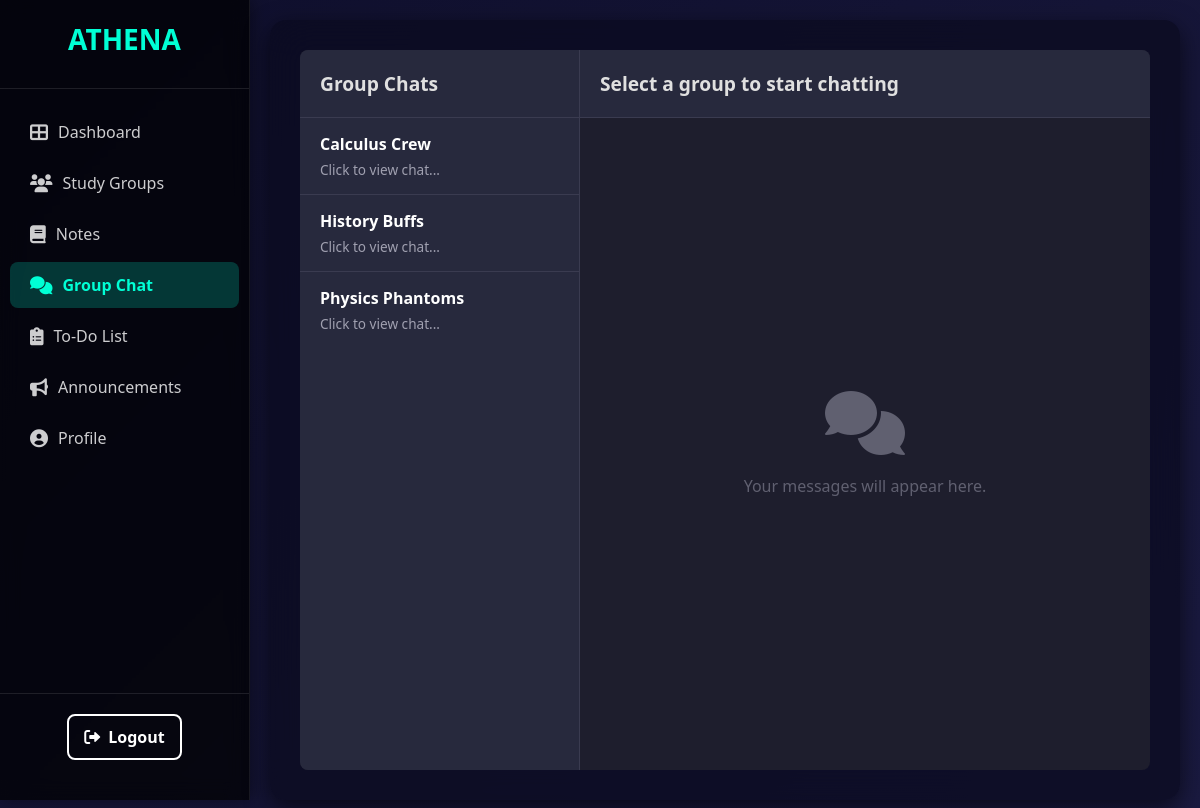
Screenshot of /users/dashboard/chat_box/group_chat.php (signed in) with the database file from the repository.
### tables this page shows
CREATE TABLE `study_group` (
  `group_id` int(11) NOT NULL,
  `group_name` varchar(100) NOT NULL,
  `description` text DEFAULT NULL,
  `user_id` int(11) NOT NULL,
  `approved` tinyint(1) DEFAULT 0,
  `created_at` datetime DEFAULT current_timestamp()
);

### users/dashboard/chat_box/group_chat.php (the view, shortened to what this page needs)
<?php
require '../../connect.php';
$user_id = $_SESSION['user_id'];
$groups_query = "
    SELECT sg.group_id, sg.group_name
    FROM study_group sg
    JOIN group_members gm ON sg.group_id = gm.group_id
    WHERE gm.user_id = ? AND sg.approved = 1
    ORDER BY sg.group_name ASC
";
$stmt_groups = $conn->prepare($groups_query);
$stmt_groups->bind_param("i", $user_id);
$stmt_groups->execute();
$groups_result = $stmt_groups->get_result();
$joined_groups = [];
while ($row = $groups_result->fetch_assoc()) {
    $joined_groups[] = $row;
}
?>
<!DOCTYPE html>
<html lang="en">
<head>
  <link rel="stylesheet" href="../panelstyle.css">
  <link rel="stylesheet" href="chat_style.css">
  <link rel="stylesheet" href="https://cdnjs.cloudflare.com/ajax/libs/font-awesome/6.0.0-beta3/css/all.min.css">
</head>
<body>
  <div class="dashboard-wrapper">
    <aside class="sidebar">
      <div class="sidebar-header"><div class="logo">ATHENA</div></div>
      <nav class="sidebar-nav">
        <ul>
          <li><a href="../user_panel.php"><i class="fas fa-th-large"></i> Dashboard</a></li>
          <li><a href="../study_groups/study_group.php"><i class="fas fa-users"></i> Study Groups</a></li>
          <li><a href="../notes/notes.php"><i class="fas fa-book"></i> Notes</a></li>
          <li class="active"><a href="group_chat.php"><i class="fas fa-comments"></i> Group Chat</a></li>
          <li><a href="../to-do/to-do.php"><i class="fas fa-clipboard-list"></i> To-Do List</a></li>
          <li><a href="../announcements/u_announcements.php"><i class="fas fa-bullhorn"></i> Announcements</a></li>
          <li><a href="../profile/profile_page.php"><i class="fas fa-user-circle"></i> Profile</a></li>
        </ul>
      </nav>
      <div class="sidebar-footer"><a href="../../user_logout.php" class="logout-btn"><i class="fas fa-sign-out-alt"></i> Logout</a></div>
    </aside>
    <main class="main-content">
        <div class="chat-container">
            <div class="chat-sidebar">
                <div class="chat-sidebar-header"><h3>Group Chats</h3></div>
                <ul class="group-list">
                    <?php if (!empty($joined_groups)): ?>
                        <?php foreach ($joined_groups as $group): ?>
                            <li class="group-item" data-group-id="<?= $group['group_id'] ?>" data-group-name="<?= htmlspecialchars($group['group_name']) ?>">
                                <div class="group-info">
                                    <p class="group-name"><?= htmlspecialchars($group['group_name']) ?></p>
                                    <p class="group-last-message">Click to view chat...</p>
                                </div>
                            </li>
                        <?php endforeach; ?>
                    <?php else: ?>
                        <li class="no-groups">You haven't joined any groups yet.</li>
                    <?php endif; ?>
                </ul>
            </div>
            <div class="chat-main">
                <div class="chat-header">
                    <h3 id="current-group-name">Select a group to start chatting</h3>
                </div>
                <div class="chat-messages" id="chat-messages-container">
                    <div class="no-group-selected">
                        <i class="fas fa-comments"></i>
                        <p>Your messages will appear here.</p>
                    </div>
                </div>
            </div>
        </div>
    </main>
  </div>
</body>
</html>

### users/dashboard/panelstyle.css (style rules this page uses)
* { margin: 0; padding: 0; box-sizing: border-box; font-family: 'Segoe UI', sans-serif; }
body { background: linear-gradient(135deg, #0f0f2c, #1a1a40); color: white; min-height: 100vh; display: flex; }
a { text-decoration: none; color: inherit; }
.dashboard-wrapper { display: flex; width: 100%; min-height: 100vh; }
.sidebar { width: 250px; background-color: rgba(0, 0, 0, 0.7); backdrop-filter: blur(10px); box-shadow: 2px 0 15px rgba(0, 0, 0, 0.4); display: flex; flex-direction: column; padding: 20px 0; position: sticky; top: 0; height: 100vh; border-right: 1px solid rgba(255, 255, 255, 0.08); }
.sidebar-header { padding: 0 20px 30px; border-bottom: 1px solid rgba(255, 255, 255, 0.1); margin-bottom: 20px; }
.sidebar-header .logo { font-size: 28px; font-weight: bold; color: #00ffd5; text-align: center; }
.sidebar-nav ul { list-style: none; padding: 0; }
.sidebar-nav li { margin-bottom: 5px; }
.sidebar-nav li a { display: flex; align-items: center; padding: 12px 20px; color: rgba(255, 255, 255, 0.8); font-size: 16px; transition: background-color 0.2s ease, color 0.2s ease; border-radius: 8px; margin: 0 10px; }
.sidebar-nav li a i { margin-right: 10px; font-size: 18px; }
.sidebar-nav li.active a { background-color: rgba(0, 255, 213, 0.2); color: #00ffd5; font-weight: bold; }
.sidebar-footer { margin-top: auto; padding: 20px; border-top: 1px solid rgba(255, 255, 255, 0.1); text-align: center; }
.logout-btn { background-color: transparent; border: 2px solid white; color: white; padding: 10px 15px; border-radius: 8px; display: inline-flex; align-items: center; font-weight: bold; transition: background-color 0.3s ease, color 0.3s ease, transform 0.2s ease; }
.logout-btn i { margin-right: 8px; }
.main-content { flex-grow: 1; padding: 30px; background-color: rgba(10, 10, 30, 0.7); backdrop-filter: blur(20px); border-radius: 16px; margin: 20px; box-shadow: 0 8px 24px rgba(0, 0, 0, 0.6); }
.group-item, .task-item, .note-item, .report-item { display: flex; justify-content: space-between; align-items: center; padding: 15px 0; border-bottom: 1px solid rgba(255, 255, 255, 0.08); }
.group-item:last-child, .task-item:last-child, .note-item:last-child, .report-item:last-child { border-bottom: none; }

### users/dashboard/chat_box/chat_style.css (style rules this page uses)
.chat-container { display: flex; height: calc(100vh - 80px); width: 100%; background-color: #1e1e2d; border-radius: 8px; overflow: hidden; }
.chat-sidebar { width: 30%; min-width: 280px; background-color: #27293d; border-right: 1px solid #3a3b50; display: flex; flex-direction: column; }
.chat-main { width: 70%; display: flex; flex-direction: column; }
.chat-sidebar-header { padding: 20px; border-bottom: 1px solid #3a3b50; }
.chat-sidebar-header h3 { color: #e0e0e0; margin: 0; font-size: 1.2rem; }
.group-list { list-style: none; padding: 0; margin: 0; overflow-y: auto; flex-grow: 1; }
.group-item { padding: 15px 20px; cursor: pointer; border-bottom: 1px solid #3a3b50; transition: background-color 0.2s ease; }
.group-info .group-name { color: #ffffff; font-weight: bold; margin: 0 0 5px 0; }
.group-info .group-last-message { color: #a0a0b0; font-size: 0.85rem; margin: 0; white-space: nowrap; overflow: hidden; text-overflow: ellipsis; }
.chat-header { padding: 20px; background-color: #27293d; border-bottom: 1px solid #3a3b50; color: #e0e0e0; display: flex; justify-content: space-between; align-items: center; }
.chat-header h3 { margin: 0; font-size: 1.2rem; }
.chat-messages { flex-grow: 1; padding: 20px; overflow-y: auto; display: flex; flex-direction: column; }
.no-group-selected { display: flex; flex-direction: column; justify-content: center; align-items: center; height: 100%; color: #606070; text-align: center; }
.no-group-selected i { font-size: 4rem; margin-bottom: 20px; }

### rows the page displays
study_group: group_name "Calculus Crew"
study_group: group_name "History Buffs"
study_group: group_name "Physics Phantoms"
